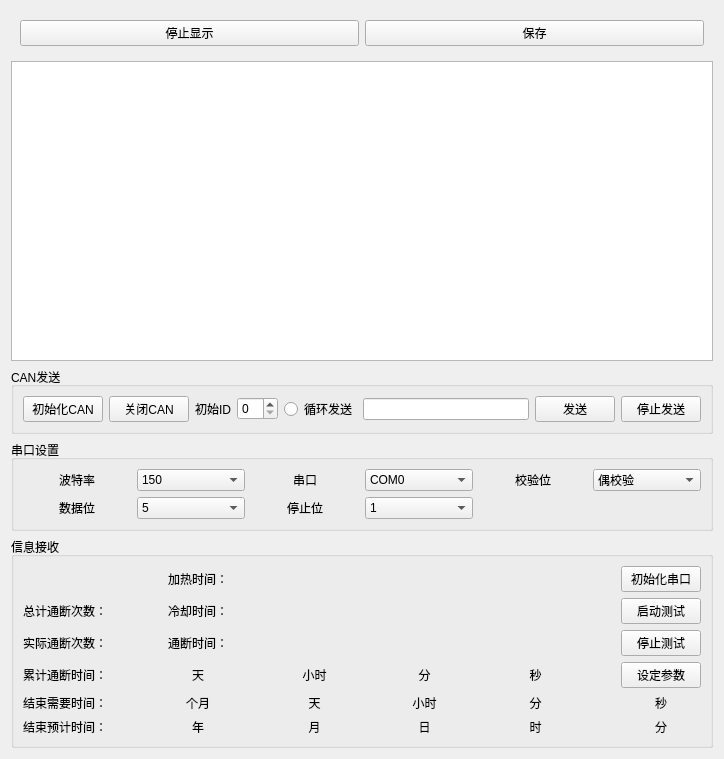
<?xml version="1.0" encoding="UTF-8"?>
<ui version="4.0">
 <class>framedisplay_ui</class>
 <widget class="QWidget" name="framedisplay_ui">
  <property name="geometry">
   <rect>
    <x>0</x>
    <y>0</y>
    <width>724</width>
    <height>698</height>
   </rect>
  </property>
  <property name="windowTitle">
   <string>Form</string>
  </property>
  <layout class="QVBoxLayout" name="verticalLayout">
   <item>
    <widget class="QWidget" name="widget" native="true">
     <layout class="QHBoxLayout" name="horizontalLayout">
      <item>
       <widget class="QPushButton" name="pushButton_2">
        <property name="text">
         <string>停止显示</string>
        </property>
       </widget>
      </item>
      <item>
       <widget class="QPushButton" name="pushButton">
        <property name="text">
         <string>保存</string>
        </property>
       </widget>
      </item>
     </layout>
    </widget>
   </item>
   <item>
    <widget class="QTableWidget" name="tableWidget">
     <property name="minimumSize">
      <size>
       <width>0</width>
       <height>300</height>
      </size>
     </property>
    </widget>
   </item>
   <item>
    <widget class="QGroupBox" name="groupBox_3">
     <property name="title">
      <string>CAN发送</string>
     </property>
     <layout class="QGridLayout" name="gridLayout_3">
      <item row="0" column="3">
       <widget class="QSpinBox" name="spinBox"/>
      </item>
      <item row="0" column="5">
       <widget class="QLineEdit" name="lineEdit"/>
      </item>
      <item row="0" column="0">
       <widget class="QPushButton" name="pushButton_8">
        <property name="text">
         <string>初始化CAN</string>
        </property>
       </widget>
      </item>
      <item row="0" column="1">
       <widget class="QPushButton" name="pushButton_9">
        <property name="text">
         <string>关闭CAN</string>
        </property>
       </widget>
      </item>
      <item row="0" column="2">
       <widget class="QLabel" name="label_13">
        <property name="text">
         <string>初始ID</string>
        </property>
       </widget>
      </item>
      <item row="0" column="6">
       <widget class="QPushButton" name="pushButton_7">
        <property name="text">
         <string>发送</string>
        </property>
       </widget>
      </item>
      <item row="0" column="4">
       <widget class="QRadioButton" name="radioButton">
        <property name="text">
         <string>循环发送</string>
        </property>
       </widget>
      </item>
      <item row="0" column="7">
       <widget class="QPushButton" name="pushButton_10">
        <property name="text">
         <string>停止发送</string>
        </property>
       </widget>
      </item>
     </layout>
    </widget>
   </item>
   <item>
    <widget class="QGroupBox" name="groupBox">
     <property name="title">
      <string>串口设置</string>
     </property>
     <layout class="QGridLayout" name="gridLayout">
      <item row="0" column="4">
       <widget class="QComboBox" name="comboBox_3">
        <item>
         <property name="text">
          <string>COM0</string>
         </property>
        </item>
        <item>
         <property name="text">
          <string>COM1</string>
         </property>
        </item>
        <item>
         <property name="text">
          <string>COM2</string>
         </property>
        </item>
        <item>
         <property name="text">
          <string>COM3</string>
         </property>
        </item>
        <item>
         <property name="text">
          <string>COM4</string>
         </property>
        </item>
        <item>
         <property name="text">
          <string>COM5</string>
         </property>
        </item>
        <item>
         <property name="text">
          <string>COM6</string>
         </property>
        </item>
        <item>
         <property name="text">
          <string>COM7</string>
         </property>
        </item>
        <item>
         <property name="text">
          <string>COM8</string>
         </property>
        </item>
        <item>
         <property name="text">
          <string>COM9</string>
         </property>
        </item>
       </widget>
      </item>
      <item row="1" column="1">
       <widget class="QComboBox" name="comboBox_2">
        <item>
         <property name="text">
          <string>5</string>
         </property>
        </item>
        <item>
         <property name="text">
          <string>6</string>
         </property>
        </item>
        <item>
         <property name="text">
          <string>7</string>
         </property>
        </item>
        <item>
         <property name="text">
          <string>8</string>
         </property>
        </item>
       </widget>
      </item>
      <item row="1" column="0">
       <widget class="QLabel" name="label_6">
        <property name="text">
         <string>数据位</string>
        </property>
        <property name="alignment">
         <set>Qt::AlignCenter</set>
        </property>
       </widget>
      </item>
      <item row="0" column="5">
       <widget class="QLabel" name="label_7">
        <property name="text">
         <string>校验位</string>
        </property>
        <property name="alignment">
         <set>Qt::AlignCenter</set>
        </property>
       </widget>
      </item>
      <item row="0" column="1">
       <widget class="QComboBox" name="comboBox">
        <item>
         <property name="text">
          <string>150</string>
         </property>
        </item>
        <item>
         <property name="text">
          <string>200</string>
         </property>
        </item>
        <item>
         <property name="text">
          <string>300</string>
         </property>
        </item>
        <item>
         <property name="text">
          <string>600</string>
         </property>
        </item>
        <item>
         <property name="text">
          <string>1200</string>
         </property>
        </item>
        <item>
         <property name="text">
          <string>1800</string>
         </property>
        </item>
        <item>
         <property name="text">
          <string>2400</string>
         </property>
        </item>
        <item>
         <property name="text">
          <string>4800</string>
         </property>
        </item>
        <item>
         <property name="text">
          <string>9600</string>
         </property>
        </item>
        <item>
         <property name="text">
          <string>14400</string>
         </property>
        </item>
        <item>
         <property name="text">
          <string>19200</string>
         </property>
        </item>
        <item>
         <property name="text">
          <string>38400</string>
         </property>
        </item>
        <item>
         <property name="text">
          <string>56000</string>
         </property>
        </item>
        <item>
         <property name="text">
          <string>76800</string>
         </property>
        </item>
        <item>
         <property name="text">
          <string>115200</string>
         </property>
        </item>
        <item>
         <property name="text">
          <string>128000</string>
         </property>
        </item>
        <item>
         <property name="text">
          <string>256000</string>
         </property>
        </item>
       </widget>
      </item>
      <item row="1" column="3">
       <widget class="QLabel" name="label_8">
        <property name="text">
         <string>停止位</string>
        </property>
        <property name="alignment">
         <set>Qt::AlignCenter</set>
        </property>
       </widget>
      </item>
      <item row="1" column="4">
       <widget class="QComboBox" name="comboBox_4">
        <item>
         <property name="text">
          <string>1</string>
         </property>
        </item>
        <item>
         <property name="text">
          <string>2</string>
         </property>
        </item>
       </widget>
      </item>
      <item row="0" column="6">
       <widget class="QComboBox" name="comboBox_5">
        <item>
         <property name="text">
          <string>偶校验</string>
         </property>
        </item>
        <item>
         <property name="text">
          <string>奇校验</string>
         </property>
        </item>
       </widget>
      </item>
      <item row="0" column="0">
       <widget class="QLabel" name="label_5">
        <property name="text">
         <string>波特率</string>
        </property>
        <property name="alignment">
         <set>Qt::AlignCenter</set>
        </property>
       </widget>
      </item>
      <item row="0" column="3">
       <widget class="QLabel" name="label_12">
        <property name="text">
         <string>串口</string>
        </property>
        <property name="alignment">
         <set>Qt::AlignCenter</set>
        </property>
       </widget>
      </item>
     </layout>
    </widget>
   </item>
   <item>
    <widget class="QGroupBox" name="groupBox_2">
     <property name="title">
      <string>信息接收</string>
     </property>
     <layout class="QGridLayout" name="gridLayout_2">
      <item row="5" column="9">
       <widget class="QLabel" name="label_29">
        <property name="text">
         <string>小时</string>
        </property>
        <property name="alignment">
         <set>Qt::AlignCenter</set>
        </property>
       </widget>
      </item>
      <item row="5" column="4">
       <widget class="QLabel" name="label_43">
        <property name="text">
         <string/>
        </property>
       </widget>
      </item>
      <item row="2" column="4">
       <widget class="QLabel" name="label_40">
        <property name="text">
         <string/>
        </property>
       </widget>
      </item>
      <item row="2" column="1">
       <widget class="QLabel" name="label_9">
        <property name="text">
         <string>总计通断次数：</string>
        </property>
        <property name="alignment">
         <set>Qt::AlignCenter</set>
        </property>
       </widget>
      </item>
      <item row="3" column="2">
       <widget class="QLabel" name="label_2">
        <property name="text">
         <string/>
        </property>
       </widget>
      </item>
      <item row="6" column="11">
       <widget class="QLabel" name="label_33">
        <property name="text">
         <string>时</string>
        </property>
        <property name="alignment">
         <set>Qt::AlignCenter</set>
        </property>
       </widget>
      </item>
      <item row="5" column="12">
       <widget class="QLabel" name="label_52">
        <property name="text">
         <string/>
        </property>
       </widget>
      </item>
      <item row="6" column="7">
       <widget class="QLabel" name="label_27">
        <property name="text">
         <string>月</string>
        </property>
        <property name="alignment">
         <set>Qt::AlignCenter</set>
        </property>
       </widget>
      </item>
      <item row="4" column="10">
       <widget class="QLabel" name="label_48">
        <property name="text">
         <string/>
        </property>
       </widget>
      </item>
      <item row="6" column="4">
       <widget class="QLabel" name="label_44">
        <property name="text">
         <string/>
        </property>
       </widget>
      </item>
      <item row="5" column="2">
       <widget class="QLabel" name="label_4">
        <property name="text">
         <string/>
        </property>
       </widget>
      </item>
      <item row="6" column="1">
       <widget class="QLabel" name="label_19">
        <property name="text">
         <string>结束预计时间：</string>
        </property>
        <property name="alignment">
         <set>Qt::AlignCenter</set>
        </property>
       </widget>
      </item>
      <item row="5" column="7">
       <widget class="QLabel" name="label_26">
        <property name="text">
         <string>天</string>
        </property>
        <property name="alignment">
         <set>Qt::AlignCenter</set>
        </property>
       </widget>
      </item>
      <item row="4" column="3">
       <widget class="QLabel" name="label_22">
        <property name="text">
         <string>天</string>
        </property>
        <property name="alignment">
         <set>Qt::AlignCenter</set>
        </property>
       </widget>
      </item>
      <item row="5" column="1">
       <widget class="QLabel" name="label_18">
        <property name="text">
         <string>结束需要时间：</string>
        </property>
        <property name="alignment">
         <set>Qt::AlignCenter</set>
        </property>
       </widget>
      </item>
      <item row="4" column="11">
       <widget class="QLabel" name="label_31">
        <property name="text">
         <string>秒</string>
        </property>
        <property name="alignment">
         <set>Qt::AlignCenter</set>
        </property>
       </widget>
      </item>
      <item row="3" column="1">
       <widget class="QLabel" name="label_10">
        <property name="text">
         <string>实际通断次数：</string>
        </property>
        <property name="alignment">
         <set>Qt::AlignCenter</set>
        </property>
       </widget>
      </item>
      <item row="6" column="2">
       <widget class="QLabel" name="label_38">
        <property name="text">
         <string/>
        </property>
       </widget>
      </item>
      <item row="4" column="9">
       <widget class="QLabel" name="label_28">
        <property name="text">
         <string>分</string>
        </property>
        <property name="alignment">
         <set>Qt::AlignCenter</set>
        </property>
       </widget>
      </item>
      <item row="6" column="13">
       <widget class="QLabel" name="label_35">
        <property name="text">
         <string>分</string>
        </property>
        <property name="alignment">
         <set>Qt::AlignCenter</set>
        </property>
       </widget>
      </item>
      <item row="5" column="10">
       <widget class="QLabel" name="label_49">
        <property name="text">
         <string/>
        </property>
       </widget>
      </item>
      <item row="4" column="7">
       <widget class="QLabel" name="label_25">
        <property name="text">
         <string>小时</string>
        </property>
        <property name="alignment">
         <set>Qt::AlignCenter</set>
        </property>
       </widget>
      </item>
      <item row="6" column="9">
       <widget class="QLabel" name="label_30">
        <property name="text">
         <string>日</string>
        </property>
        <property name="alignment">
         <set>Qt::AlignCenter</set>
        </property>
       </widget>
      </item>
      <item row="4" column="1">
       <widget class="QLabel" name="label_11">
        <property name="text">
         <string>累计通断时间：</string>
        </property>
        <property name="alignment">
         <set>Qt::AlignCenter</set>
        </property>
       </widget>
      </item>
      <item row="1" column="4">
       <widget class="QLabel" name="label_39">
        <property name="text">
         <string/>
        </property>
       </widget>
      </item>
      <item row="3" column="4">
       <widget class="QLabel" name="label_41">
        <property name="text">
         <string/>
        </property>
       </widget>
      </item>
      <item row="2" column="3">
       <widget class="QLabel" name="label_20">
        <property name="text">
         <string>冷却时间：</string>
        </property>
        <property name="alignment">
         <set>Qt::AlignCenter</set>
        </property>
       </widget>
      </item>
      <item row="5" column="3">
       <widget class="QLabel" name="label_23">
        <property name="text">
         <string>个月</string>
        </property>
        <property name="alignment">
         <set>Qt::AlignCenter</set>
        </property>
       </widget>
      </item>
      <item row="6" column="12">
       <widget class="QLabel" name="label_53">
        <property name="text">
         <string/>
        </property>
       </widget>
      </item>
      <item row="6" column="8">
       <widget class="QLabel" name="label_47">
        <property name="text">
         <string/>
        </property>
       </widget>
      </item>
      <item row="4" column="2">
       <widget class="QLabel" name="label_3">
        <property name="text">
         <string/>
        </property>
       </widget>
      </item>
      <item row="5" column="13">
       <widget class="QLabel" name="label_34">
        <property name="text">
         <string>秒</string>
        </property>
        <property name="alignment">
         <set>Qt::AlignCenter</set>
        </property>
       </widget>
      </item>
      <item row="4" column="4">
       <widget class="QLabel" name="label_42">
        <property name="text">
         <string/>
        </property>
       </widget>
      </item>
      <item row="5" column="11">
       <widget class="QLabel" name="label_32">
        <property name="text">
         <string>分</string>
        </property>
        <property name="alignment">
         <set>Qt::AlignCenter</set>
        </property>
       </widget>
      </item>
      <item row="2" column="2">
       <widget class="QLabel" name="label">
        <property name="text">
         <string/>
        </property>
       </widget>
      </item>
      <item row="1" column="13">
       <widget class="QPushButton" name="pushButton_5">
        <property name="text">
         <string>初始化串口</string>
        </property>
       </widget>
      </item>
      <item row="6" column="3">
       <widget class="QLabel" name="label_24">
        <property name="text">
         <string>年</string>
        </property>
        <property name="alignment">
         <set>Qt::AlignCenter</set>
        </property>
       </widget>
      </item>
      <item row="3" column="13">
       <widget class="QPushButton" name="pushButton_3">
        <property name="text">
         <string>停止测试</string>
        </property>
       </widget>
      </item>
      <item row="1" column="3">
       <widget class="QLabel" name="label_17">
        <property name="text">
         <string>加热时间：</string>
        </property>
        <property name="alignment">
         <set>Qt::AlignCenter</set>
        </property>
       </widget>
      </item>
      <item row="4" column="13">
       <widget class="QPushButton" name="pushButton_4">
        <property name="text">
         <string>设定参数</string>
        </property>
       </widget>
      </item>
      <item row="3" column="3">
       <widget class="QLabel" name="label_21">
        <property name="text">
         <string>通断时间：</string>
        </property>
        <property name="alignment">
         <set>Qt::AlignCenter</set>
        </property>
       </widget>
      </item>
      <item row="5" column="8">
       <widget class="QLabel" name="label_46">
        <property name="text">
         <string/>
        </property>
       </widget>
      </item>
      <item row="6" column="10">
       <widget class="QLabel" name="label_50">
        <property name="text">
         <string/>
        </property>
       </widget>
      </item>
      <item row="4" column="8">
       <widget class="QLabel" name="label_45">
        <property name="text">
         <string/>
        </property>
       </widget>
      </item>
      <item row="2" column="13">
       <widget class="QPushButton" name="pushButton_6">
        <property name="text">
         <string>启动测试</string>
        </property>
       </widget>
      </item>
     </layout>
    </widget>
   </item>
  </layout>
 </widget>
 <resources/>
 <connections/>
</ui>
